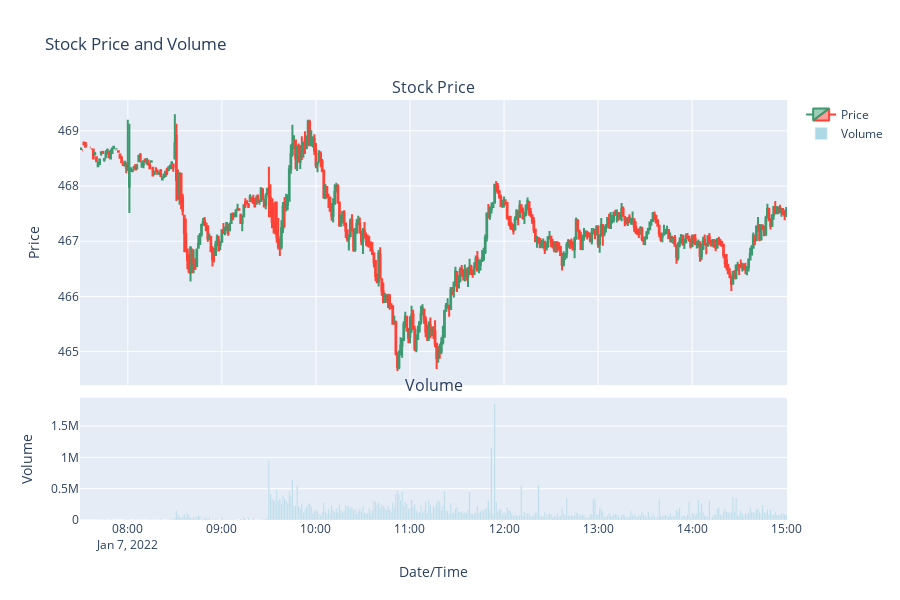

This figure's notebook cell:
### Code cell
# Create figure with secondary y-axis for volume
fig = make_subplots(
    rows=2, cols=1,
    shared_xaxes=True,
    vertical_spacing=0.03,
    row_heights=[0.7, 0.3],
    subplot_titles=('Stock Price', 'Volume')
)

# Add candlestick chart
fig.add_trace(
    go.Candlestick(
        x=df_stock['datetime'],
        open=df_stock['open'],
        high=df_stock['high'],
        low=df_stock['low'],
        close=df_stock['close'],
        name='Price'
    ),
    row=1, col=1
)

# Add volume bar chart
fig.add_trace(
    go.Bar(
        x=df_stock['datetime'],
        y=df_stock['volume'],
        name='Volume',
        marker_color='lightblue'
    ),
    row=2, col=1
)

# Update layout
fig.update_layout(
    title='Stock Price and Volume',
    xaxis_rangeslider_visible=False,
    height=600,
    showlegend=True
)

# Update axes labels
fig.update_yaxes(title_text="Price", row=1, col=1)
fig.update_yaxes(title_text="Volume", row=2, col=1)
fig.update_xaxes(title_text="Date/Time", row=2, col=1)

fig.show()

### Figure 1 — Plotly figure (JSON) as saved in the notebook; plotly's stock layout.template omitted (floating-point values rounded to 4 significant figures; data arrays with more than 128 entries replaced by an {"elided": "..."} marker saying what was removed)
{"data": [{"close": {"elided": "450 float values"}, "high": {"elided": "450 float values"}, "low": {"elided": "450 float values"}, "name": "Price", "open": {"elided": "450 float values"}, "type": "candlestick", "x": {"elided": "450 str values"}, "xaxis": "x", "yaxis": "y"}, {"marker": {"color": "lightblue"}, "name": "Volume", "type": "bar", "x": {"elided": "450 str values"}, "xaxis": "x2", "y": {"elided": "450 int values"}, "yaxis": "y2"}], "layout": {"annotations": [{"font": {"size": 16}, "showarrow": false, "text": "Stock Price", "x": 0.5, "xanchor": "center", "xref": "paper", "y": 1.0, "yanchor": "bottom", "yref": "paper"}, {"font": {"size": 16}, "showarrow": false, "text": "Volume", "x": 0.5, "xanchor": "center", "xref": "paper", "y": 0.291, "yanchor": "bottom", "yref": "paper"}], "height": 600, "showlegend": true, "title": {"text": "Stock Price and Volume"}, "xaxis": {"anchor": "y", "domain": [0, 1], "matches": "x2", "rangeslider": {"visible": false}, "showticklabels": false}, "xaxis2": {"anchor": "y2", "domain": [0, 1], "title": {"text": "Date/Time"}}, "yaxis": {"anchor": "x", "domain": [0.321, 1.0], "title": {"text": "Price"}}, "yaxis2": {"anchor": "x2", "domain": [0, 0.291], "title": {"text": "Volume"}}}}
